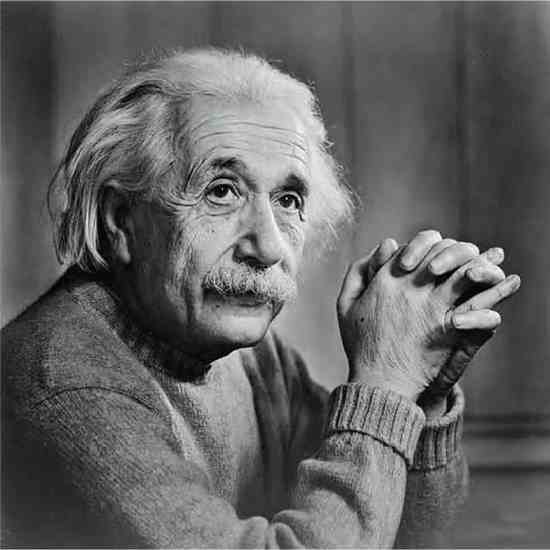
#> input picture resmisifreleme/org.jpg, 550 x 550 px
$ python test.py
#> lines starting #> are read from the running program, lines starting #| are printed output that depends on the picture
# -*- coding: utf-8 -*-
"""
Created on Mon May 29 12:04:22 2023

@author: Burhan Mutlu
"""

import cv2

def mod_hesapla(val):
    while 1:
        if(val<=N):
            val = val + 256
        if( val%N ==0 ):
            return val/N
        else:
            val = val + 256

img = cv2.imread("org.jpg",0)
#> img: shape (550, 550); min 0, max 255, mean 98.1
sifreli = img
height= img.shape[0];
#> height = 550
width= img.shape[1];
#> width = 550

cv2.imshow("orginal:", img)

N = 13
for i in range(width):
    for j in range(height):
        sifreli[j, i ] = img[j,i] * N
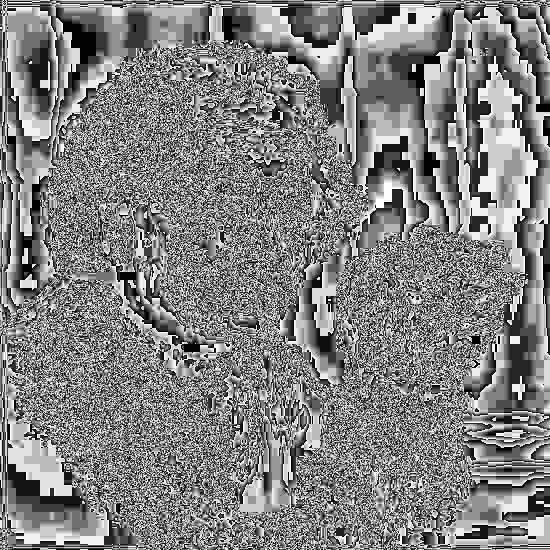
#> sifreli: shape (550, 550); min 0, max 255, mean 129.4

cv2.imshow("Sifreli",sifreli)


for i in range(width):
    for j in range(height):
        val = mod_hesapla( sifreli[j, i ] )
        img[j, i ] = val


cv2.imshow("cozulmus",img)


k=cv2.waitKey(0)
#> (key q is pressed here)
if k==ord('q'):
    cv2.imwrite("Sifreli.png", sifreli)
    cv2.destroyAllWindows()
